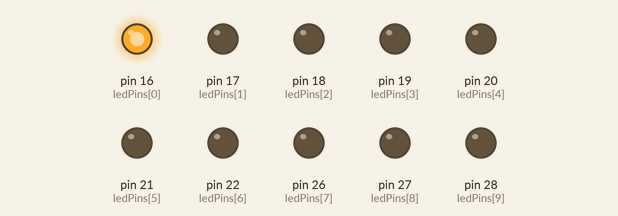
Simulated run of this sketch. Board: Arduino Mega 2560, built with avr-gcc and run on an emulated ATmega2560. Shown: output pins drawn as LEDs (lit = HIGH).

Above: at 0.05 s.
At 0.75 s:
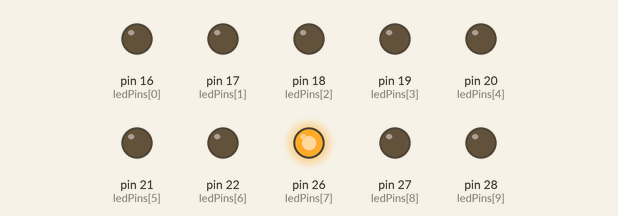
At 1.55 s:
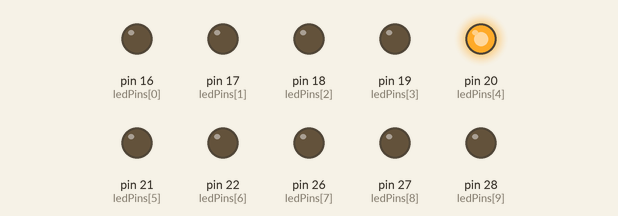
At 2.25 s:
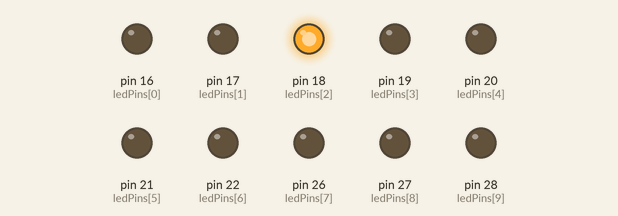
At 3.0 s:
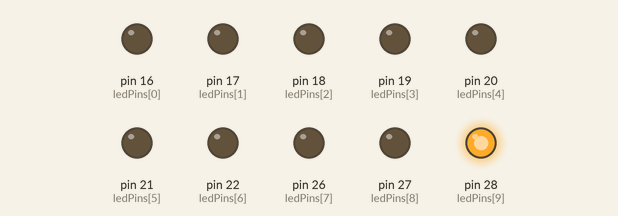
At 4.35 s:
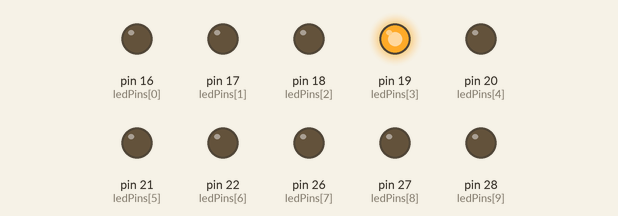
Timing chart, 0 to 4.7 s (numbered marks = the images above):
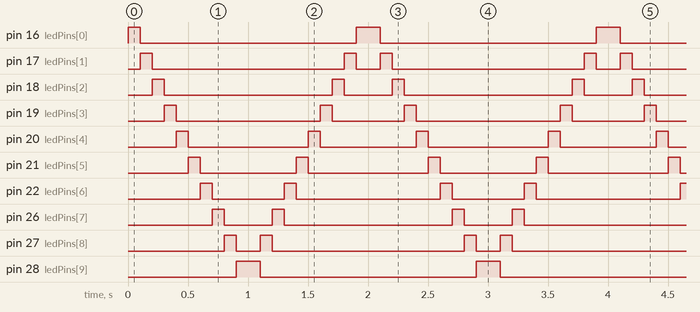

Measured:
- by itself, pin 16 (ledPins[0]): repeats every 2.0 s: LOW 1.8 s, HIGH 0.20 s
- by itself, pin 17 (ledPins[1]): repeats every 2.0 s: LOW 1.6 s, HIGH 0.10 s, LOW 0.20 s, HIGH 0.10 s
- by itself, pin 18 (ledPins[2]): repeats every 2.0 s: LOW 1.4 s, HIGH 0.10 s, LOW 0.40 s, HIGH 0.10 s
- by itself, pin 19 (ledPins[3]): repeats every 2.0 s: LOW 1.2 s, HIGH 0.10 s, LOW 0.60 s, HIGH 0.10 s
- by itself, pin 20 (ledPins[4]): repeats every 2.0 s: LOW 1.0 s, HIGH 0.10 s, LOW 0.80 s, HIGH 0.10 s
- by itself, pin 21 (ledPins[5]): repeats every 2.0 s: LOW 0.80 s, HIGH 0.10 s, LOW 1.0 s, HIGH 0.10 s
- by itself, pin 22 (ledPins[6]): repeats every 2.0 s: LOW 0.60 s, HIGH 0.10 s, LOW 1.2 s, HIGH 0.10 s
- by itself, pin 26 (ledPins[7]): repeats every 2.0 s: LOW 0.40 s, HIGH 0.10 s, LOW 1.4 s, HIGH 0.10 s

The sketch:

Project_07_Flowing_Water_Light.ino
```cpp
//**********************************************************************
/*
 * Filename    : Flowing Water Light
 * Description : Using ten leds to demonstrate flowing lamp.
 * Auther      : http//www.keyestudio.com
*/
byte ledPins[] = {16, 17, 18, 19, 20, 21, 22, 26, 27, 28};
int ledCounts;

void setup() {
  ledCounts = sizeof(ledPins);
  for (int i = 0; i < ledCounts; i++) {
    pinMode(ledPins[i], OUTPUT);
  }
}

void loop() {
  for (int i = 0; i < ledCounts; i++) {
    digitalWrite(ledPins[i], HIGH);
    delay(100);
    digitalWrite(ledPins[i], LOW);
  }
  for (int i = ledCounts - 1; i > -1; i--) {
    digitalWrite(ledPins[i], HIGH);
    delay(100);
    digitalWrite(ledPins[i], LOW);
  }
}
//**********************************************************************
```
